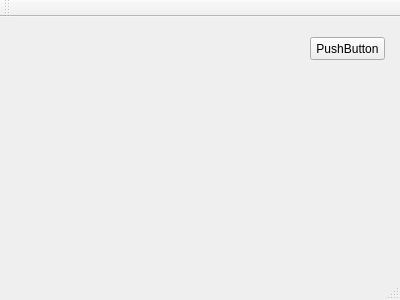
<?xml version="1.0" encoding="UTF-8"?>
<ui version="4.0">
 <class>MainWindow</class>
 <widget class="QMainWindow" name="MainWindow">
  <property name="geometry">
   <rect>
    <x>0</x>
    <y>0</y>
    <width>400</width>
    <height>300</height>
   </rect>
  </property>
  <property name="windowTitle">
   <string>MainWindow</string>
  </property>
  <widget class="QWidget" name="centralWidget">
   <widget class="QPushButton" name="pushButton">
    <property name="geometry">
     <rect>
      <x>310</x>
      <y>20</y>
      <width>75</width>
      <height>23</height>
     </rect>
    </property>
    <property name="text">
     <string>PushButton</string>
    </property>
   </widget>
  </widget>
  <widget class="QMenuBar" name="menuBar">
   <property name="geometry">
    <rect>
     <x>0</x>
     <y>0</y>
     <width>400</width>
     <height>24</height>
    </rect>
   </property>
  </widget>
  <widget class="QToolBar" name="mainToolBar">
   <attribute name="toolBarArea">
    <enum>TopToolBarArea</enum>
   </attribute>
   <attribute name="toolBarBreak">
    <bool>false</bool>
   </attribute>
  </widget>
  <widget class="QStatusBar" name="statusBar"/>
 </widget>
 <layoutdefault spacing="6" margin="11"/>
 <resources/>
 <connections/>
</ui>
